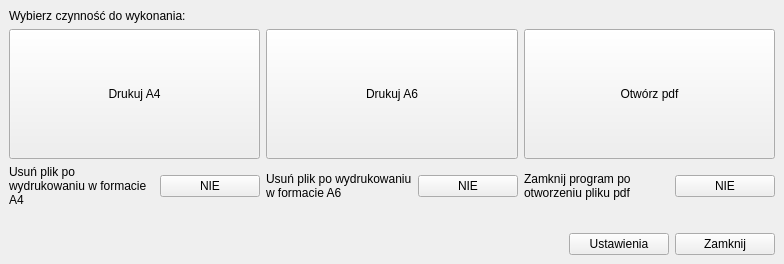
<?xml version="1.0" encoding="UTF-8"?>
<ui version="4.0">
 <class>MainWindow</class>
 <widget class="QMainWindow" name="MainWindow">
  <property name="geometry">
   <rect>
    <x>0</x>
    <y>0</y>
    <width>784</width>
    <height>264</height>
   </rect>
  </property>
  <property name="minimumSize">
   <size>
    <width>784</width>
    <height>264</height>
   </size>
  </property>
  <property name="acceptDrops">
   <bool>false</bool>
  </property>
  <property name="windowTitle">
   <string>PrintMar</string>
  </property>
  <widget class="QWidget" name="centralwidget">
   <layout class="QVBoxLayout" name="verticalLayout">
    <item>
     <widget class="QLabel" name="label">
      <property name="text">
       <string>Wybierz czynność do wykonania:</string>
      </property>
     </widget>
    </item>
    <item>
     <layout class="QGridLayout" name="gridLayout">
      <item row="0" column="0" colspan="2">
       <widget class="QPushButton" name="pushButton_print_A4">
        <property name="sizePolicy">
         <sizepolicy hsizetype="Expanding" vsizetype="Expanding">
          <horstretch>0</horstretch>
          <verstretch>0</verstretch>
         </sizepolicy>
        </property>
        <property name="minimumSize">
         <size>
          <width>250</width>
          <height>100</height>
         </size>
        </property>
        <property name="toolTip">
         <string/>
        </property>
        <property name="text">
         <string>Drukuj A4</string>
        </property>
        <property name="icon">
         <iconset theme="printer">
          <normaloff>.</normaloff>.</iconset>
        </property>
        <property name="iconSize">
         <size>
          <width>32</width>
          <height>32</height>
         </size>
        </property>
       </widget>
      </item>
      <item row="0" column="2" colspan="2">
       <widget class="QPushButton" name="pushButton_print_A6">
        <property name="sizePolicy">
         <sizepolicy hsizetype="Expanding" vsizetype="Expanding">
          <horstretch>0</horstretch>
          <verstretch>0</verstretch>
         </sizepolicy>
        </property>
        <property name="minimumSize">
         <size>
          <width>250</width>
          <height>100</height>
         </size>
        </property>
        <property name="toolTip">
         <string/>
        </property>
        <property name="text">
         <string>Drukuj A6</string>
        </property>
        <property name="icon">
         <iconset theme="printer">
          <normaloff>.</normaloff>.</iconset>
        </property>
        <property name="iconSize">
         <size>
          <width>32</width>
          <height>32</height>
         </size>
        </property>
       </widget>
      </item>
      <item row="0" column="4" colspan="2">
       <widget class="QPushButton" name="pushButton_open_pdf">
        <property name="sizePolicy">
         <sizepolicy hsizetype="Expanding" vsizetype="Expanding">
          <horstretch>0</horstretch>
          <verstretch>0</verstretch>
         </sizepolicy>
        </property>
        <property name="minimumSize">
         <size>
          <width>250</width>
          <height>100</height>
         </size>
        </property>
        <property name="toolTip">
         <string/>
        </property>
        <property name="statusTip">
         <string/>
        </property>
        <property name="text">
         <string>Otwórz pdf</string>
        </property>
        <property name="icon">
         <iconset theme="accessories-text-editor">
          <normaloff>.</normaloff>.</iconset>
        </property>
        <property name="iconSize">
         <size>
          <width>32</width>
          <height>32</height>
         </size>
        </property>
       </widget>
      </item>
      <item row="1" column="0">
       <widget class="QLabel" name="label_to_remove_A4">
        <property name="text">
         <string>Usuń plik po wydrukowaniu w formacie A4</string>
        </property>
        <property name="wordWrap">
         <bool>true</bool>
        </property>
       </widget>
      </item>
      <item row="1" column="1">
       <widget class="QPushButton" name="pushButton_to_remove_A4">
        <property name="minimumSize">
         <size>
          <width>100</width>
          <height>0</height>
         </size>
        </property>
        <property name="maximumSize">
         <size>
          <width>100</width>
          <height>16777215</height>
         </size>
        </property>
        <property name="baseSize">
         <size>
          <width>100</width>
          <height>0</height>
         </size>
        </property>
        <property name="text">
         <string>NIE</string>
        </property>
        <property name="checkable">
         <bool>true</bool>
        </property>
       </widget>
      </item>
      <item row="1" column="2">
       <widget class="QLabel" name="label_to_remove_A6">
        <property name="text">
         <string>Usuń plik po wydrukowaniu w formacie A6</string>
        </property>
        <property name="wordWrap">
         <bool>true</bool>
        </property>
       </widget>
      </item>
      <item row="1" column="3">
       <widget class="QPushButton" name="pushButton_to_remove_A6">
        <property name="minimumSize">
         <size>
          <width>100</width>
          <height>0</height>
         </size>
        </property>
        <property name="maximumSize">
         <size>
          <width>100</width>
          <height>16777215</height>
         </size>
        </property>
        <property name="baseSize">
         <size>
          <width>100</width>
          <height>0</height>
         </size>
        </property>
        <property name="text">
         <string>NIE</string>
        </property>
        <property name="checkable">
         <bool>true</bool>
        </property>
       </widget>
      </item>
      <item row="1" column="4">
       <widget class="QLabel" name="label__to_close_app">
        <property name="text">
         <string>Zamknij program po otworzeniu pliku pdf</string>
        </property>
        <property name="wordWrap">
         <bool>true</bool>
        </property>
       </widget>
      </item>
      <item row="1" column="5">
       <widget class="QPushButton" name="pushButton_to_close_app">
        <property name="minimumSize">
         <size>
          <width>100</width>
          <height>0</height>
         </size>
        </property>
        <property name="maximumSize">
         <size>
          <width>100</width>
          <height>16777215</height>
         </size>
        </property>
        <property name="baseSize">
         <size>
          <width>100</width>
          <height>0</height>
         </size>
        </property>
        <property name="text">
         <string>NIE</string>
        </property>
        <property name="checkable">
         <bool>true</bool>
        </property>
       </widget>
      </item>
     </layout>
    </item>
    <item>
     <spacer name="verticalSpacer">
      <property name="orientation">
       <enum>Qt::Vertical</enum>
      </property>
      <property name="sizeType">
       <enum>QSizePolicy::Fixed</enum>
      </property>
      <property name="sizeHint" stdset="0">
       <size>
        <width>20</width>
        <height>20</height>
       </size>
      </property>
     </spacer>
    </item>
    <item>
     <layout class="QHBoxLayout" name="horizontalLayout_3">
      <item>
       <spacer name="horizontalSpacer_2">
        <property name="orientation">
         <enum>Qt::Horizontal</enum>
        </property>
        <property name="sizeHint" stdset="0">
         <size>
          <width>40</width>
          <height>20</height>
         </size>
        </property>
       </spacer>
      </item>
      <item>
       <widget class="QPushButton" name="pushButton_settings">
        <property name="minimumSize">
         <size>
          <width>100</width>
          <height>0</height>
         </size>
        </property>
        <property name="text">
         <string>Ustawienia</string>
        </property>
       </widget>
      </item>
      <item>
       <widget class="QPushButton" name="pushButton_close">
        <property name="minimumSize">
         <size>
          <width>100</width>
          <height>0</height>
         </size>
        </property>
        <property name="text">
         <string>Zamknij</string>
        </property>
       </widget>
      </item>
     </layout>
    </item>
   </layout>
  </widget>
 </widget>
 <tabstops>
  <tabstop>pushButton_print_A4</tabstop>
  <tabstop>pushButton_print_A6</tabstop>
  <tabstop>pushButton_open_pdf</tabstop>
  <tabstop>pushButton_settings</tabstop>
  <tabstop>pushButton_close</tabstop>
 </tabstops>
 <resources/>
 <connections/>
</ui>
